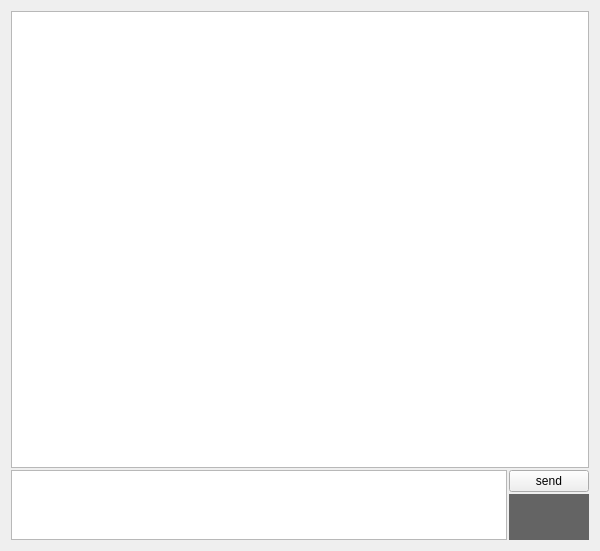
<?xml version="1.0" encoding="UTF-8"?>
<ui version="4.0">
 <class>CommunicationWidget</class>
 <widget class="QWidget" name="CommunicationWidget">
  <property name="geometry">
   <rect>
    <x>0</x>
    <y>0</y>
    <width>600</width>
    <height>551</height>
   </rect>
  </property>
  <property name="windowTitle">
   <string>Form</string>
  </property>
  <layout class="QVBoxLayout" name="verticalLayout_3">
   <item>
    <layout class="QVBoxLayout" name="verticalLayout_2" stretch="20,1">
     <property name="spacing">
      <number>2</number>
     </property>
     <item>
      <widget class="QPlainTextEdit" name="plainTextEditRecvMsg"/>
     </item>
     <item>
      <layout class="QHBoxLayout" name="horizontalLayout">
       <property name="spacing">
        <number>2</number>
       </property>
       <item>
        <widget class="QPlainTextEdit" name="plainTextEditSendMsg"/>
       </item>
       <item>
        <layout class="QVBoxLayout" name="verticalLayout">
         <property name="spacing">
          <number>2</number>
         </property>
         <item>
          <widget class="QPushButton" name="btnSend">
           <property name="text">
            <string>send</string>
           </property>
          </widget>
         </item>
         <item>
          <widget class="QLabel" name="labelLed">
           <property name="styleSheet">
            <string notr="true">background-color: rgb(100, 100, 100);</string>
           </property>
           <property name="text">
            <string/>
           </property>
          </widget>
         </item>
        </layout>
       </item>
      </layout>
     </item>
    </layout>
   </item>
  </layout>
 </widget>
 <resources/>
 <connections/>
</ui>
